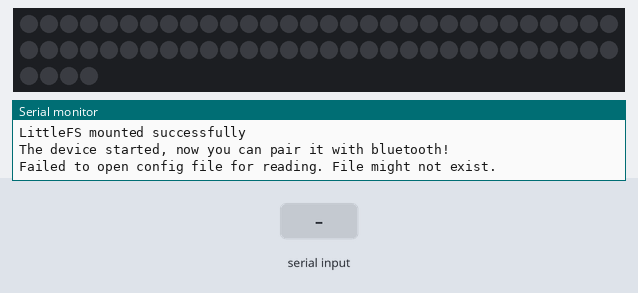
Recording of a sketch running on a simulated ESP32. On the bench: 64 RGB LEDs in strip order, left to right, continuing on the next row, the last lines printed to the serial monitor. Inputs (shaded band) come from the test bench. Dim RGB values are drawn brighter than linear; storage starts empty; nothing arrives over Bluetooth unless stated.

Above: at 1.2 s.
1.3 s: "right\n" received over Serial
At 3.0 s:
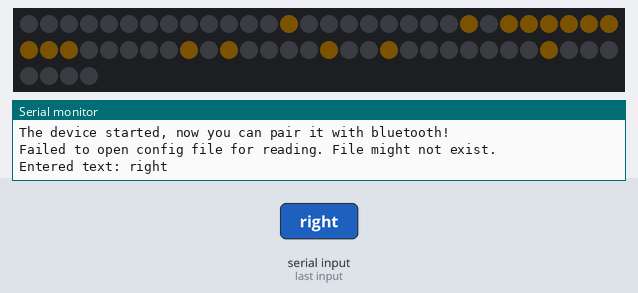
4.3 s: "ok-overtake\n" received over the second serial link
At 6.2 s:
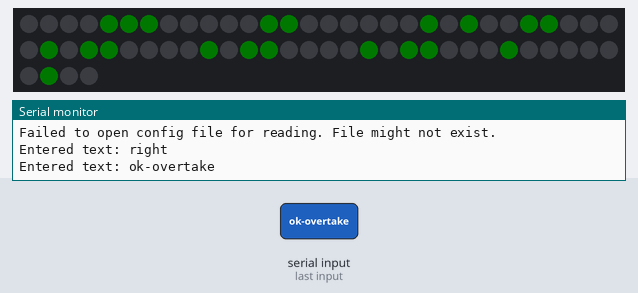
7.3 s: "no-overtake\n" received over Serial
At 9.3 s:
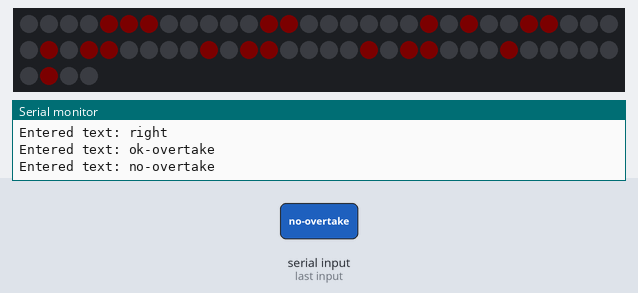
10.3 s: "left\n" received over the second serial link
At 11.0 s:
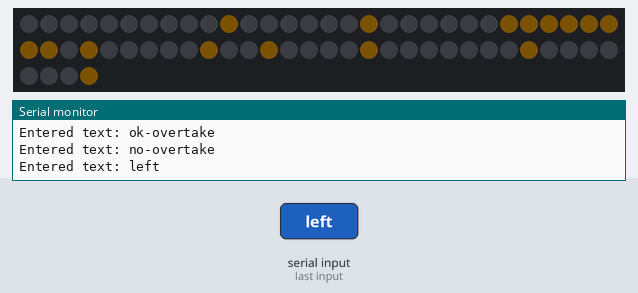
12.7 s: "u-right\n" received over Serial
At 14.1 s:
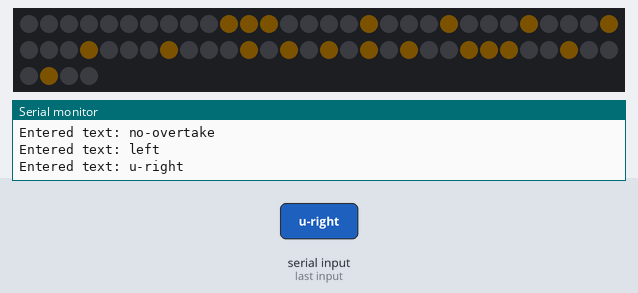
14.3 s: "u-left\n" received over the second serial link
At 15.8 s:
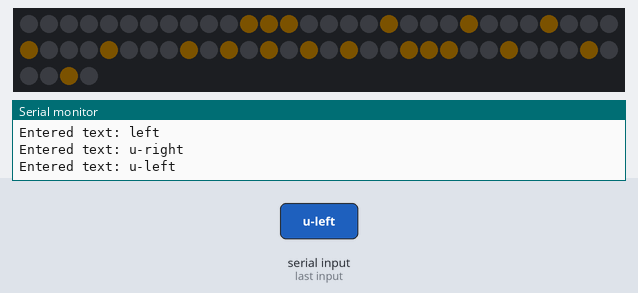
Timing chart, 0 to 16.9 s (numbered marks = the images above; inputs shaded):
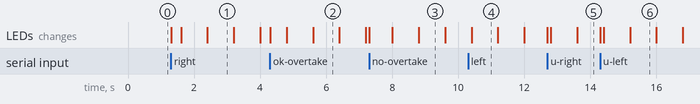

The sketch:

navIndi.ino
```cpp
#include <FastLED.h>
#include <ArduinoJson.h>
/*
#include <WiFi.h>
#include <AsyncTCP.h>
#include <ESPAsyncWebServer.h>
*/

#include "LittleFS.h"
#include "BluetoothSerial.h"

#define NUM_LEDS 64
#define DATA_PIN 4 // G4 on 38pin dev board

//** Global variables */

// configs
const char* CONFIG_FILE = "/config.json";

struct Config {
  String ssid;
  String wifipass;
  String stearing;
  String mode;
};
Config appConfig;

/*
// web / api
AsyncWebServer server(80);
AsyncWebSocket ws("/ws");
*/

// bluetooth
BluetoothSerial SerialBT;

// Flags
bool ledState = false;
bool awake = false;
bool blink = true;

// LED controls
CRGB leds[NUM_LEDS];
String modeSelected = "none";

// timer
unsigned long previousMillis = 0;
int interval = 800; // Can be changed programatically

// Display arrays for symbols
String Overtake[8] = {"00001110", "00001100", "00001010", "01100001", "01100001", "01100001", "01100010", "00000100"};
String RightIn[8] = {"00000000", "00000100", "00000010", "11111111", "10000010", "10000100", "10000000", "10000000"};
String LeftIn[8] = {"00000000", "00100000", "01000000", "11111111", "01000001", "00100001", "00000001", "00000001"};
String UTurnRight[8] = {"00000000", "00111000", "01000100", "01000100", "01000100", "01010101", "01001110", "01000100"};
String UTurnLeft[8] = {"00000000", "00011100", "00100010", "00100010", "00100010", "10101010", "01110010", "00100010"};
String StopIn[8] = {"00000000", "00011000", "00111100", "01111110", "01111110", "00111100", "00011000", "00000000"};
String ParkIn[8] = {"01111000", "01111100", "01100100", "01111100", "01111000", "01100000", "01100000", "01100000"};

//** Function definitions */

/*
// Setup the WiFi mode to connect to a router
bool setupWiFi(String ssid, String password) {
  WiFi.softAPdisconnect(true); // stop hotspot

  WiFi.mode(WIFI_STA); // connect to router mode.
  WiFi.begin(ssid.c_str(), password.c_str());
  Serial.print("Connecting");

  //while (WiFi.status() != WL_CONNECTED) {
  //  delay(300);
  //  Serial.print(".");
  //}

  for(int i=0; i<10; i++){ // try for 3 seconds
  delay(300);
  if(WiFi.status() == WL_CONNECTED){
    break;
  }
  }

  if(WiFi.status() == WL_CONNECTED){
  Serial.println();
  Serial.print("IP: ");
  Serial.println(WiFi.localIP());
  return true;
  }
  else{
  return false;
  }
}

void startAP() { // Hotspot mode
  WiFi.mode(WIFI_AP);
  WiFi.softAP("NavIndiESP32", "12345678");

  Serial.print("AP IP: ");
  Serial.println(WiFi.softAPIP());
}

// Setup web API paths
void setupAPI() {
  server.on("/api/init", HTTP_POST,
  [](AsyncWebServerRequest *request){}, NULL,
  [](AsyncWebServerRequest *request, uint8_t *data, size_t len, size_t index, size_t total)
  {
    StaticJsonDocument<200> doc;
    DeserializationError err = deserializeJson(doc, data);

    if (err) {
    request->send(400, "application/json", "{\"status\":\"invalid json\"}");
    return;
    }

    appConfig.ssid = doc["ssid"] | "";
    appConfig.wifipass = doc["wifipass"] | "";
    appConfig.stearing = doc["stearing"] | "right";
    appConfig.mode = doc["mode"] | "";

    // set the wifi & other configs

    request->send(200, "application/json", "{\"status\":\"ok\"}");
  }
  );

  // Route for root / web page
  server.on("/", HTTP_GET, [](AsyncWebServerRequest *request) {
  request->send(LittleFS, "/index.html", "text/html");
  });
  server.serveStatic("/", LittleFS, "/");

  server.begin();
}

// Initialize the WebSocket
void initWebSocket() {
  ws.onEvent(onEvent);
  server.addHandler(&ws);
}
*/

// Initialize the LittleFS
void initFS(){
  if (!LittleFS.begin()) {
  Serial.println("An error has occurred while mounting LittleFS!");
  }
  else{
  Serial.println("LittleFS mounted successfully");
  }
}

// Function to read the configuration from LittleFS
bool readConfigFile() {
  File configFile = LittleFS.open(CONFIG_FILE, "r");
  if (!configFile) {
  Serial.println("Failed to open config file for reading. File might not exist.");
  return false;
  }

  size_t size = configFile.size();
  if (size == 0) {
  Serial.println("Config file is empty.");
  configFile.close();
  return false;
  }

  StaticJsonDocument<256> doc; // Adjust size based on your JSON's complexity

  // Deserialize the JSON document
  DeserializationError error = deserializeJson(doc, configFile);
  configFile.close(); // Close the file after reading

  if (error) {
  Serial.print(F("deserializeJson() failed: "));
  Serial.println(error.f_str());
  return false;
  }

  // Extract values from the JSON document
  appConfig.ssid = doc["ssid"] | "";
  appConfig.wifipass = doc["wifipass"] | "";
  appConfig.stearing = doc["stearing"] | "right";
  appConfig.mode = doc["mode"] | "";

  return true;
}

// Function to save the configuration to LittleFS
bool saveConfigFile() {
  File configFile = LittleFS.open(CONFIG_FILE, "w"); // Open in write mode, will create if not exists or overwrite
  if (!configFile) {
  Serial.println("Failed to open config file for writing.");
  return false;
  }

  StaticJsonDocument<256> doc; // Adjust size based on your JSON's complexity

  // Populate the JSON document from the config struct
  doc["ssid"] = appConfig.ssid;
  doc["wifipass"] = appConfig.wifipass;
  doc["stearing"] = appConfig.stearing;
  doc["mode"] = appConfig.mode;

  // Serialize JSON to file
  if (serializeJson(doc, configFile) == 0) {
  Serial.println(F("Failed to write to file"));
  configFile.close();
  return false;
  }
  configFile.close();
  return true;
}

/*
void handleClientMsg(void *arg, uint8_t *data, size_t len) { // handle the ws msg
  AwsFrameInfo *info = (AwsFrameInfo*)arg;
  if (info->final && info->index == 0 && info->len == len && info->opcode == WS_TEXT) {
  data[len] = 0;
  modeSelected = (char*)data;
  awake = true;
  ledState = true;
  }
}

void onEvent(AsyncWebSocket *server, AsyncWebSocketClient *client, AwsEventType type,
  void *arg, uint8_t *data, size_t len) { // When websocker msg is received
  switch (type) {
  case WS_EVT_CONNECT:
    Serial.printf("WebSocket client #%u connected from %s\n", client->id(), client->remoteIP().toString().c_str());
    break;
  case WS_EVT_DISCONNECT:
    Serial.printf("WebSocket client #%u disconnected\n", client->id());
    break;
  case WS_EVT_DATA:
    handleClientMsg(arg, data, len);
    break;
  case WS_EVT_PONG:
  case WS_EVT_ERROR:
    break;
  }
}
*/

void setLED(String *chosen, const CRGB& color){
  // for actual symbol display
  for(int i=0; i<8; i++){
    for(int j=0; j<8; j++){
    if(chosen[i][j] == '1'){
      leds[(8*i)+j] = color;
    }
    }
  }
}

void stopLED(){ // turn of the display
  FastLED.clear();
  FastLED.show();
}

void setup(){
  // Setup the ESP32 board after boot
  Serial.begin(115200);
  Serial.println("Serial started");
  FastLED.addLeds<WS2812,DATA_PIN,GRB>(leds,NUM_LEDS);
  FastLED.clear();
  FastLED.setBrightness(3);
  //setupWiFi();
  //setupAPI();
  initFS();
  SerialBT.begin("NavIndiESP");
  Serial.println("The device started, now you can pair it with bluetooth! \n");
  if(readConfigFile()){
    Serial.println("App config: " + appConfig.mode);
  }
}

void loop(){
  // The main loop
  if (ledState && awake){
    if (modeSelected == "right"){
      setLED(RightIn, CRGB::Orange);
    }
    else if (modeSelected == "left"){
      setLED(LeftIn, CRGB::Orange);
    }
    else if (modeSelected == "ok-overtake"){
      setLED(Overtake, CRGB::Green);
    }
    else if (modeSelected == "no-overtake"){
      setLED(Overtake, CRGB::Red);
    }
    else if (modeSelected == "u-right"){
      setLED(UTurnRight, CRGB::Orange);
    }
    else if (modeSelected == "u-left"){
      setLED(UTurnLeft, CRGB::Orange);
    }
    else if (modeSelected == "park"){
      setLED(ParkIn, CRGB::Orange);
    }
    FastLED.show();
  }
  else {
    FastLED.clear();
    FastLED.show();
  }

  // Debug: read from serial, will be replaced with actual api/ws
  if (Serial.available()) {
    modeSelected = Serial.readStringUntil('\n'); // Read until newline
    modeSelected.trim();
    modeSelected.toLowerCase();
    Serial.println("Entered text: " + modeSelected);
    if (modeSelected == "right" || modeSelected == "left" ||
      modeSelected == "ok-overtake" || modeSelected == "no-overtake" ||
      modeSelected == "u-right" || modeSelected == "u-left" ||
      modeSelected == "park"){
      stopLED();
      awake = true;
    }
    else if(modeSelected == "no-blink"){
      blink = false;
      ledState = true;
    }
    else if(modeSelected == "blink"){
      blink = true;
    }
    else if(modeSelected == "off"){
      awake = false;
    }
  }
  // Debug / local test end here

  if (SerialBT.available()) { // input from serial bluetooth
    modeSelected = SerialBT.readStringUntil('\n');
    modeSelected.trim();
    modeSelected.toLowerCase();
    Serial.println("Entered text: " + modeSelected);
    if (modeSelected == "right" || modeSelected == "left" ||
      modeSelected == "ok-overtake" || modeSelected == "no-overtake" ||
      modeSelected == "u-right" || modeSelected == "u-left" ||
      modeSelected == "park"){
      stopLED();
      awake = true;
    }
    else if(modeSelected == "no-blink"){
      blink = false;
      ledState = true;
    }
    else if(modeSelected == "blink"){
      blink = true;
    }
    else if(modeSelected == "off"){
      awake = false;
    }
  }

  // Timer loop
  unsigned long currentMillis = millis();
  if ((currentMillis - previousMillis >= interval) && blink) {
    previousMillis = currentMillis;
    ledState = !ledState;
  }
}
```

Measured:
- after the input at 1.3 s, the LEDs: change at once (image 1)
- after the input at 4.3 s, the LEDs: change at once (image 2)
- after the input at 7.3 s, the LEDs: change at once (image 3)
- after the input at 10.3 s, the LEDs: change after 0.10 s (image 4)
- after the input at 12.7 s, the LEDs: first differ from a run without the input at once (image 5)
- after the input at 14.3 s, the LEDs: first differ from a run without the input at once (image 6)
- what the display in image 1 shows lasts 0.8 s, from 2.4 s to 3.2 s
